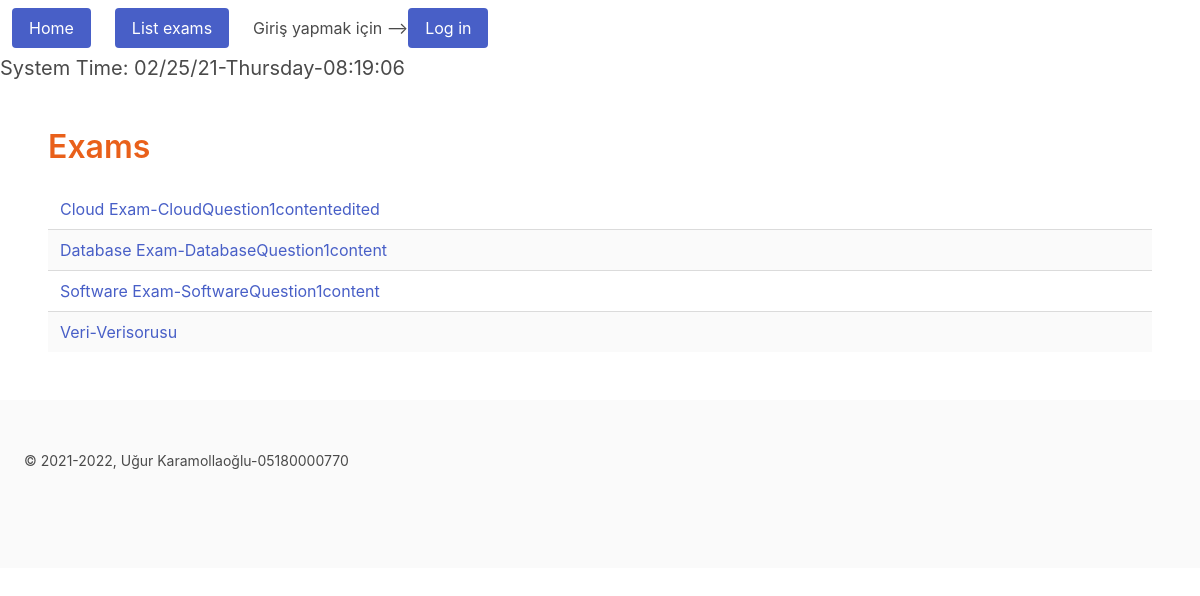
/exams, run on the app's committed database.
### tables this page shows
CREATE TABLE exam (examno INTEGER PRIMARY KEY AUTOINCREMENT, 
					examname VARCHAR(50) NOT NULL,
					numberofquestions INTEGER, 
					question VARCHAR(100), 
					a VARCHAR(100), 
					b VARCHAR(100), 
					c VARCHAR(100), 
					d VARCHAR(100), 
					e VARCHAR(100));

### views.py (the view, shortened to what this page needs)
def exams_page():
    db = current_app.config["db"]
    if request.method == "GET":
        exams = db.get_exams()
        x = datetime.now()
        date = x.strftime("%x")
        day_name = x.strftime("%A")
        time = x.strftime("%X")
        return render_template("exams.html", exams=exams, date = date, day_name = day_name, time = time)

### database.py (called while the page is built)
    def get_exams(self):
        exams = []
        with dbapi2.connect(self.dbfile) as connection:
            cursor = connection.cursor()
            query = "SELECT examno, examname, numberofquestions, question, a, b, c, d, e FROM exam ORDER BY examno"
            cursor.execute(query)
            for exam_key, examname, numberofquestions, question, a, b, c, d, e in cursor:
                exams.append((exam_key, Exam(examname, numberofquestions, question, a, b, c, d, e)))
        return exams

### templates/exams.html (shortened to what this page needs)
{% extends "layout.html" %}
{% block content %}
    <h1 class="title">Exams</h1>
    {% if exams %}
    <form action="" method="post" name="exam_list">
      <table class="table is-striped is-fullwidth">
        {% for exam_key, exam in exams %}
        <tr>
          <td>
            <a href="{{ url_for('exam_page', exam_key=exam_key) }}">
              {{ exam.examname }}-{{ exam.question }}
            </a>
          </td>
        </tr>
        {% endfor %}
      </table>
    </form>
    {% endif %}
{% endblock %}

### static/myexams.css (style rules this page uses)
h1.title { color: #e9601a; }

### data on the page
exam: examname "Cloud Exam", question "CloudQuestion1contentedited"
exam: examname "Database Exam", question "DatabaseQuestion1content"
exam: examname "Software Exam", question "SoftwareQuestion1content"
exam: examname "Veri", question "Verisorusu"
